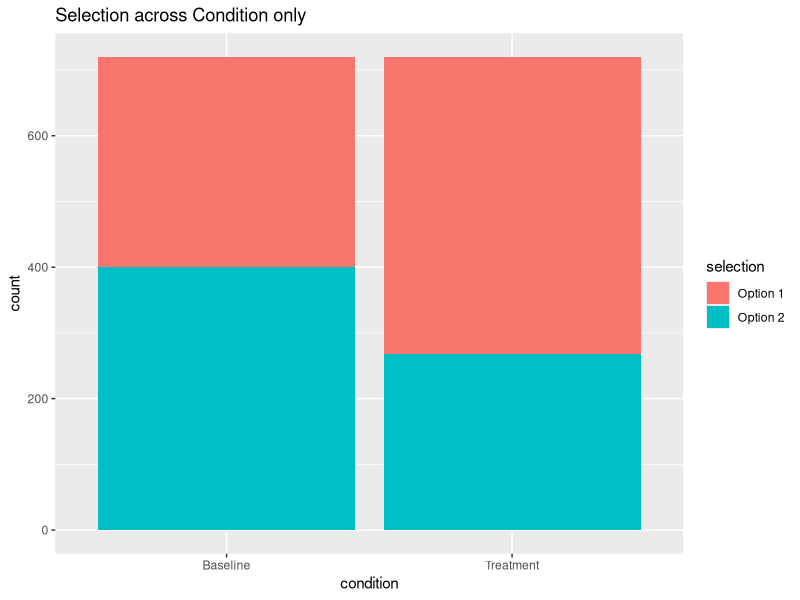
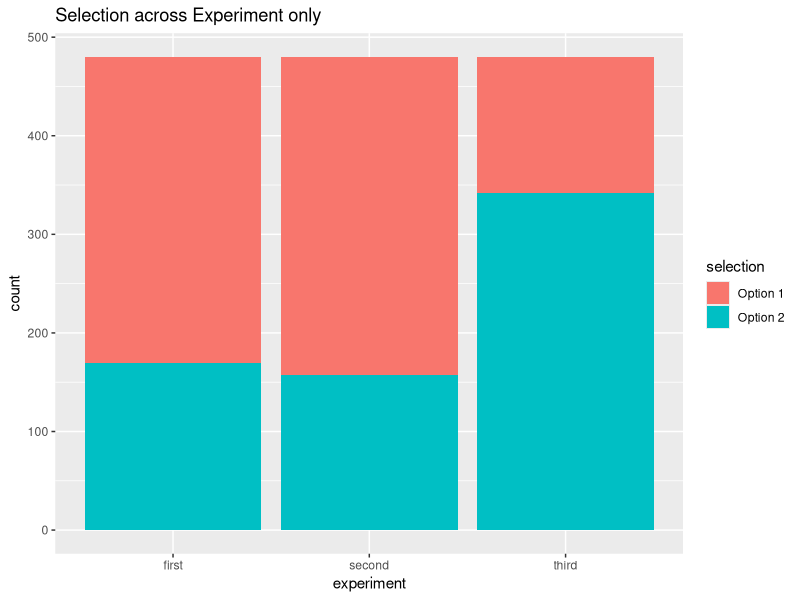
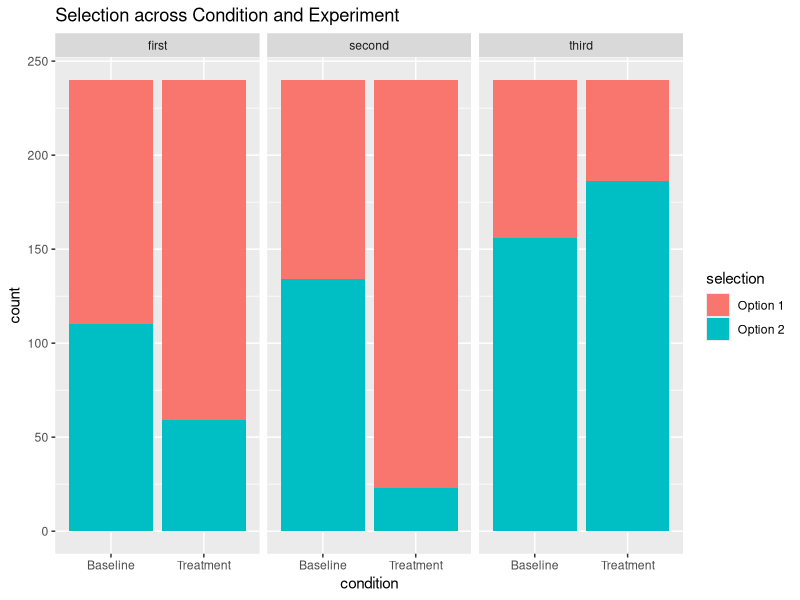

Write the R code that produced these figures, in order.
## ---- chunk 1
library(lme4,ordinal)
# Load in three data sets to try out
# 1) dataBin = binomial data from a simulated forced-choice task
# 2) dataOrd = ordinal rating data from a simulated Likert scale task
# 3) dataCon = continuous numeric data from a simulated reaction time task

dataBin <- read.csv("data/binomial-data.csv",header=TRUE, stringsAsFactors = TRUE)
head(dataBin)
## ---- chunk 2
levels(dataBin$condition)
## ---- chunk 3
levels(dataBin$experiment)
## ---- chunk 4
library(ggplot2)
ggplot(dataBin, aes(x=condition)) + geom_bar(aes(fill=selection),position="stack") + ggtitle("Selection across Condition only")
ggplot(dataBin, aes(x=experiment)) + geom_bar(aes(fill=selection),position="stack") + ggtitle("Selection across Experiment only")
ggplot(dataBin, aes(x=condition)) + geom_bar(aes(fill=selection),position="stack") + facet_wrap(~experiment) + ggtitle("Selection across Condition and Experiment")
## ---- chunk 5
lmer.bin <- glmer(selectCode ~ condition + (1|subject) + (1|item), data=dataBin, family="binomial")
summary(lmer.bin)
## ---- chunk 6
# maximal model
lmer.bin.max <- glmer(selectCode ~ condition*experiment + (1|subject) + (1|item), data=dataBin, family="binomial")
#
# model with contribution of the interaction removed
lmer.bin.int <- glmer(selectCode ~ condition+experiment + (1|subject) + (1|item), data=dataBin, family="binomial")
#
# model with contribution of condition removed
lmer.bin.con <- glmer(selectCode ~ experiment + (1|subject) + (1|item), data=dataBin, family="binomial")
#
#model with contribution of experiment removed
lmer.bin.exp <- glmer(selectCode ~ condition + (1|subject) + (1|item), data=dataBin, family="binomial")
#
# description of the maximal model (used for reporting estimates and standard errors)
summary(lmer.bin.max)
## ---- chunk 7
# evaluate the contribution of the interaction to the overall fit
anova(lmer.bin.max,lmer.bin.int)
## ---- chunk 8
# evaluate the contribution of the main effect of condition to the overall fit
anova(lmer.bin.int,lmer.bin.con)
## ---- chunk 9
# evaluate the contribution of the main effect of condition to the overall fit
anova(lmer.bin.int,lmer.bin.exp)
## ---- chunk 10
# set a new reference level for the factor 'experiment'
dataBin$expRelvl = relevel(dataBin$experiment, ref="second")
#
# maximal model with releveled experiment factor
lmer.bin.max2 <- glmer(selectCode ~ condition*expRelvl + (1|subject) + (1|item), data=dataBin, family="binomial")
#
# model with contribution of the interaction removed, as a baseline for our releveled comparison
lmer.bin.int2 <- glmer(selectCode ~ condition+expRelvl + (1|subject) + (1|item), data=dataBin, family="binomial")
#
#model with contribution of experiment (releveled) removed
lmer.bin.exp2 <- glmer(selectCode ~ condition + (1|subject) + (1|item), data=dataBin, family="binomial")
#
# summary of our releveled reference model
summary(lmer.bin.max2)
## ---- chunk 11
anova(lmer.bin.int2,lmer.bin.exp2)
## ---- chunk 12
hits <- sum(dataBin$selectCode[dataBin$condition=="Treatment"])
len  <- length(dataBin$selectCode[dataBin$condition=="Treatment"])
prop.test(hits,len,p=0.5)
